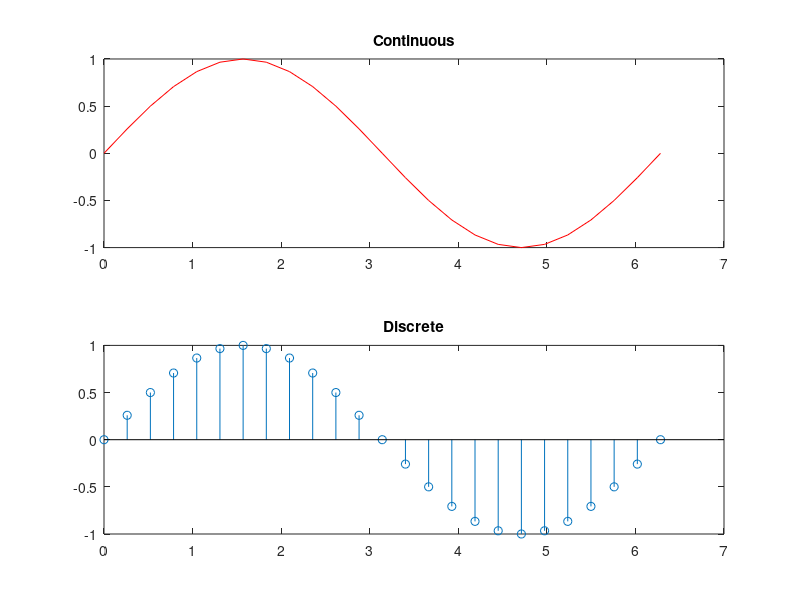

Here is the MATLAB script that generated this plot:
clear all;
close all;
clc;

% Program to understand formatting a plot: Continuous time and Discrete time signals.
x=linspace(0,2*pi,25); % 0 to 2pi is divided in 25 equidistant points
y=sin(x);
subplot(2,1,1);
plot(x,y,'r');
title('Continuous');
subplot(2,1,2);
stem(x,y);
title('Discrete');
savefig('Example_01_Figure_01.fig');
